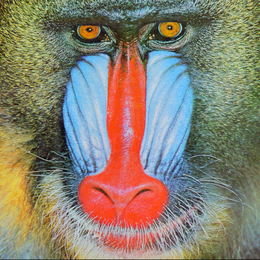
%> input picture Zigzag_Affine_Stegano_2/baboon.png, 260 x 260 px, shrunk from 512 x 512 before the run
$ octave decryption.m   (GNU Octave 9; MATLAB toolbox functions it lacks are replaced by stand-ins)
%> lines starting %> are read from the running program, lines starting %| are printed output that depends on the picture
### Zigzag_Affine_Stegano_2/izigzag.m
function output = izigzag(in, vmax, hmax)
% initializing the variables
%----------------------------------
h = 1;
v = 1;
vmin = 1;
hmin = 1;
output = zeros(vmax, hmax);
i = 1;
%----------------------------------
while ((v <= vmax) & (h <= hmax))
    if (mod(h + v, 2) == 0)                % going up
        if (v == vmin)
            output(v, h) = in(i);
            if (h == hmax)
	      v = v + 1;
	    else
              h = h + 1;
            end;
            i = i + 1;
        elseif ((h == hmax) & (v < vmax))
            output(v, h) = in(i);
            i;
            v = v + 1;
            i = i + 1;
        elseif ((v > vmin) & (h < hmax))
            output(v, h) = in(i);
            v = v - 1;
            h = h + 1;
            i = i + 1;
        end;

    else                                   % going down
       if ((v == vmax) & (h <= hmax))
            output(v, h) = in(i);
            h = h + 1;
            i = i + 1;

       elseif (h == hmin)
            output(v, h) = in(i);
            if (v == vmax)
	      h = h + 1;
	    else
              v = v + 1;
            end;
            i = i + 1;
       elseif ((v < vmax) & (h > hmin))
            output(v, h) = in(i);
            v = v + 1;
            h = h - 1;
            i = i + 1;
        end;
    end;
    if ((v == vmax) & (h == hmax))
        output(v, h) = in(i);
        break
    end;
end;

### Zigzag_Affine_Stegano_2/decryption.m

clear all
close all
clc

[dosya,konum] = uigetfile('*.jpg;*.jpeg;*.png;*.tiff;*.gif;*.bmp','Lutfen Kripto Edilecek Goruntuyu Seciniz'); % Dosya secme penceresi acilir ve kullanici secim yapar
%> the answer given: baboon.png
girdi = imread([konum,dosya]);	% Kullanicinin sectigi dosya okunur ve girdi matrisine atanir
%> girdi is the input picture: size 260x260x3 uint8; mean R, G, B 137.4, 128.9, 113.1

girdi = uint8(girdi);

vkey = zeros(256, 1);

ecg = load('ecg.mat');
ecg_data = ecg.val;

[m,n] = size(ecg_data);

if m > n
  ecg_data = ecg_data';
end

% fprintf("Vigenere Key:\n");

for i = 1:256
    vkey(i) = ecg_data(1, i);
end

vkey_stegano = uint8(zeros(256, 1));

s1 = size(girdi, 1);
%> s1 = 260
s2 = size(girdi, 2);
%> s2 = 260
sindex = 0;

for i = 1:length(vkey_stegano)
	for k = 1:8
		i1 = fix(sindex / s2) + 1;
		i2 = mod(sindex, s2) + 1;

		if bitget(girdi(i1, i2, 1), 1) == 0
			vkey_stegano(i) = bitset(vkey_stegano(i), k, 0);
		else
			vkey_stegano(i) = bitset(vkey_stegano(i), k, 1);
		end

		sindex = sindex + 1;
	end
end
%> after the loop, sindex = 2048; vkey_stegano = 256 values, max 255 at index 206, min 0 at index 255, mean 128.3

disp('Steganography : ');
disp(vkey_stegano);
%> (printed output is left out)

disp('Steganography data is equal: ');
disp(isequal(uint8(vkey), vkey_stegano));
%| 0

girdi2 = double(girdi);

zlen = size(girdi, 1) * size(girdi, 2);
%> zlen = 67600

a_values = zeros(5, 1);
b_values = zeros(5, 1);

e_index = 256;

% a ve b degerlerini ECG verisinden al
for i = 1:5
	while true
		e_index = e_index + 1;
		if gcd(ecg_data(1, e_index), zlen) == 1
			a_values(i) = ecg_data(1, e_index);
			break;
		end
	end
end
%> after the loop, a_values = [17; 19; 27; 27; 21]; e_index = 266

for i = 1:5
	e_index = e_index + 1;
	b_values(i) = ecg_data(1, e_index);
end
%> after the loop, b_values = [19; 22; 28; 27; 28]

% Vigenere Cipher

% Vigenere value cozme
for i=1:size(girdi2,1)
    for j=1:size(girdi2,2)
        for k=1:3
            girdi2(i,j,k) = mod(girdi2(i,j,k) - vkey(mod(j,256)+1), 256);
        end
    end
end

% Vigenere lokasyon cozme
for k=1:128
    for c = 1:size(girdi,1)
        ciktiB(c, :, :) = girdi2(mod(c + vkey(k), size(girdi, 1)) + 1, :, :);
    end
end

for k=129:256
    for c = 1:size(girdi,2)
        cikti2(:, c, :) = ciktiB(:, mod(c + vkey(k), size(girdi, 1)) + 1, :);
    end
end
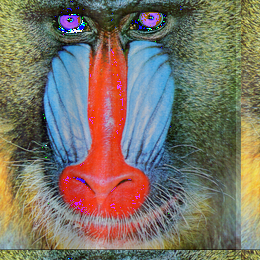
%> cikti2: size 260x260x3 double; mean R, G, B 123.7, 115.4, 102.1; mean of the top-left, top-right, bottom-left and bottom-right quarters 111.8, 113.2, 119.3, 110.7

cikti2 = double(cikti2);

r_a = round(a_values(3));
%> r_a = 27
r_b = round(b_values(3));
g_a = round(a_values(4));
g_b = round(b_values(4));
b_a = round(a_values(5));
b_b = round(b_values(5));

[g,z1,d] = gcd(r_a,256); % Girilen a degerine gore z degeri elde edilir
[g,z2,d] = gcd(g_a,256);
[g,z3,d] = gcd(b_a,256);

% Affine value cozme
cikti(:,:,1) = uint8(mod(z1.*(cikti2(:,:,1)-r_b) ,256)); % Sifre cozme islemi yapilir
cikti(:,:,2) = uint8(mod(z2.*(cikti2(:,:,2)-g_b) ,256));
cikti(:,:,3) = uint8(mod(z3.*(cikti2(:,:,3)-b_b) ,256));
%> cikti: size 260x260x3 uint8

% [7 lines of commented-out code are left out]
for c = 1:size(girdi,1)
	ciktiA(c, :, :) = cikti(mod(a_values(1).*c+b_values(1), size(girdi, 1)) + 1, :, :);
end
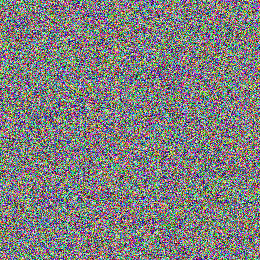
%> ciktiA: size 260x260x3 uint8; mean R, G, B 127.6, 126.6, 125.9; mean of the top-left, top-right, bottom-left and bottom-right quarters 126.9, 126.6, 127, 126.3

for c = 1:size(girdi,2)
	ciktiB(:, c, :) = ciktiA(:, mod(a_values(2).*c+b_values(2), size(girdi, 2)) + 1, :);
end
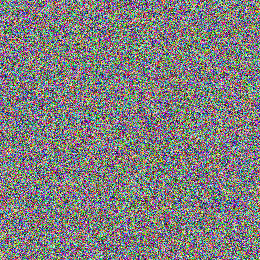
%> ciktiB: size 260x260x3 double; mean R, G, B 127.6, 126.6, 125.9; mean of the top-left, top-right, bottom-left and bottom-right quarters 126.7, 126.8, 127, 126.4

zcikti2 = reshape(ciktiB, [zlen 3]);

% Zigzag islemi
cikti3(:,:,1) = izigzag(zcikti2(:,1), size(girdi,1), size(girdi,2));
%> after the loop in izigzag, `while ((v <= vmax) & (h <= hmax))`:
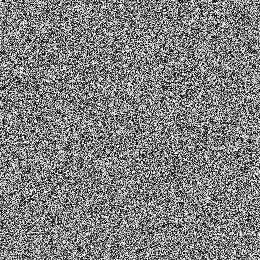
%> output: size 260x260 double; min 0, max 255, mean 127.6; mean of the top-left, top-right, bottom-left and bottom-right quarters 127.3, 128, 128, 127.2
%> after the loop in izigzag, `while ((v <= vmax) & (h <= hmax))`: h = 260; i = 67600; v = 260
cikti3(:,:,2) = izigzag(zcikti2(:,2), size(girdi,1), size(girdi,2));
%> call 2 of izigzag, with vmax = 260, hmax = 260
%> after the loop in izigzag (call 2), `while ((v <= vmax) & (h <= hmax))`:
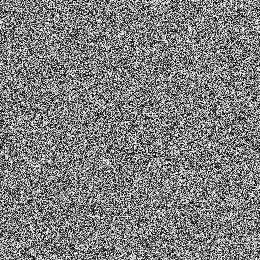
%> output: size 260x260 double; min 0, max 255, mean 126.6
%> after the loop in izigzag (call 2), `while ((v <= vmax) & (h <= hmax))`: i = 67600; v = 260
cikti3(:,:,3) = izigzag(zcikti2(:,3), size(girdi,1), size(girdi,2));
%> call 3 of izigzag, with vmax = 260, hmax = 260
%> after the loop in izigzag (call 3), `while ((v <= vmax) & (h <= hmax))`:
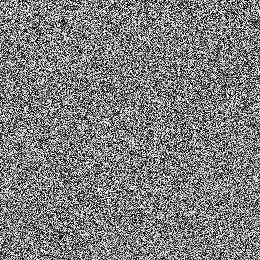
%> output: size 260x260 double; min 0, max 255, mean 125.9
%> after the loop in izigzag (call 3), `while ((v <= vmax) & (h <= hmax))`: i = 67600; v = 260
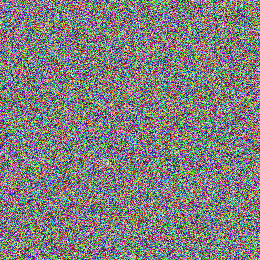
%> cikti3: size 260x260x3 double; mean R, G, B 127.6, 126.6, 125.9; mean of the top-left, top-right, bottom-left and bottom-right quarters 126.6, 126.7, 126.6, 126.9

% cikti3 = reshape(zcikti2, [size(girdi,1), size(girdi,2) 3]);

cikti3 = uint8(cikti3);		% cikti matrisi 8 bitlik isaretsiz tam sayiya cevrilir
girdi = uint8(girdi);		% girdi matrisi 8 bitlik isaretsiz tam sayiya cevrilir
figure;						% Goruntuleme ekrani olusturulur
imshow(girdi);				% girdi matrisi/goruntusu ekranda gosterilir
title('Kriptolu Goruntu');	% Ekrana baslik yazilir
figure;						% Goruntuleme ekrani olusturulur
imshow(cikti3);				% cikti matrisi/goruntusu ekranda gosterilir
title('Cozulmus Goruntu');	% Ekrana baslik yazilir
